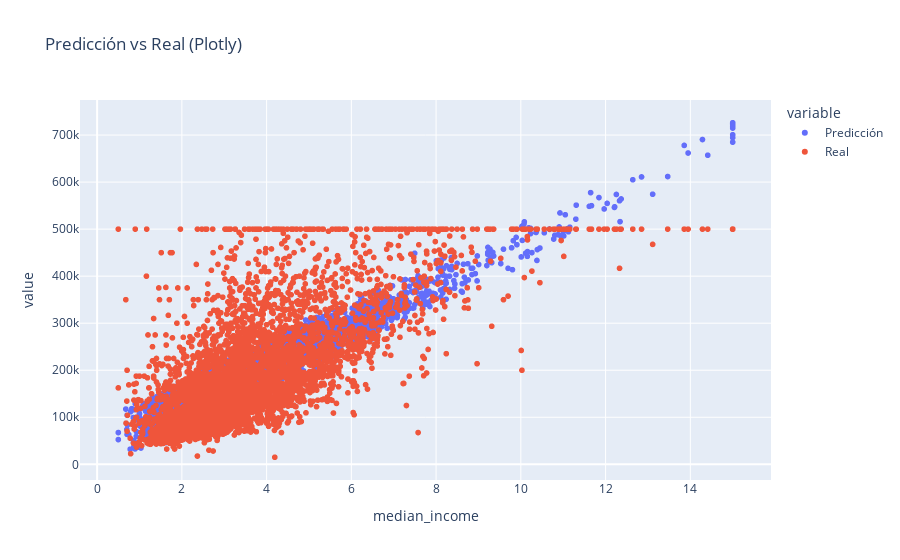

The cell this chart's notebook holds for it:
### Code cell
# Visualiza la predicción en un gráfico interactivo
import plotly.express as px
df_pred = pd.DataFrame({'median_income': X_test['median_income'], 'Predicción': predictions, 'Real': y_test})
fig = px.scatter(df_pred, x='median_income', y=['Predicción', 'Real'], title='Predicción vs Real (Plotly)')
fig.show()

### Figure 1 — Plotly figure (JSON) as saved in the notebook; plotly's stock layout.template omitted (floating-point values rounded to 4 significant figures; data arrays with more than 128 entries replaced by an {"elided": "..."} marker saying what was removed)
{"data": [{"hovertemplate": "variable=Predicción<br>median_income=%{x}<br>value=%{y}<extra></extra>", "legendgroup": "Predicción", "marker": {"color": "#636efa", "symbol": "circle"}, "mode": "markers", "name": "Predicción", "showlegend": true, "type": "scattergl", "x": {"elided": "4128 float values"}, "xaxis": "x", "y": {"elided": "4128 float values"}, "yaxis": "y"}, {"hovertemplate": "variable=Real<br>median_income=%{x}<br>value=%{y}<extra></extra>", "legendgroup": "Real", "marker": {"color": "#EF553B", "symbol": "circle"}, "mode": "markers", "name": "Real", "showlegend": true, "type": "scattergl", "x": {"elided": "4128 float values"}, "xaxis": "x", "y": {"elided": "4128 int values"}, "yaxis": "y"}], "layout": {"legend": {"title": {"text": "variable"}, "tracegroupgap": 0}, "title": {"text": "Predicción vs Real (Plotly)"}, "xaxis": {"anchor": "y", "domain": [0, 1], "title": {"text": "median_income"}}, "yaxis": {"anchor": "x", "domain": [0, 1], "title": {"text": "value"}}}}
